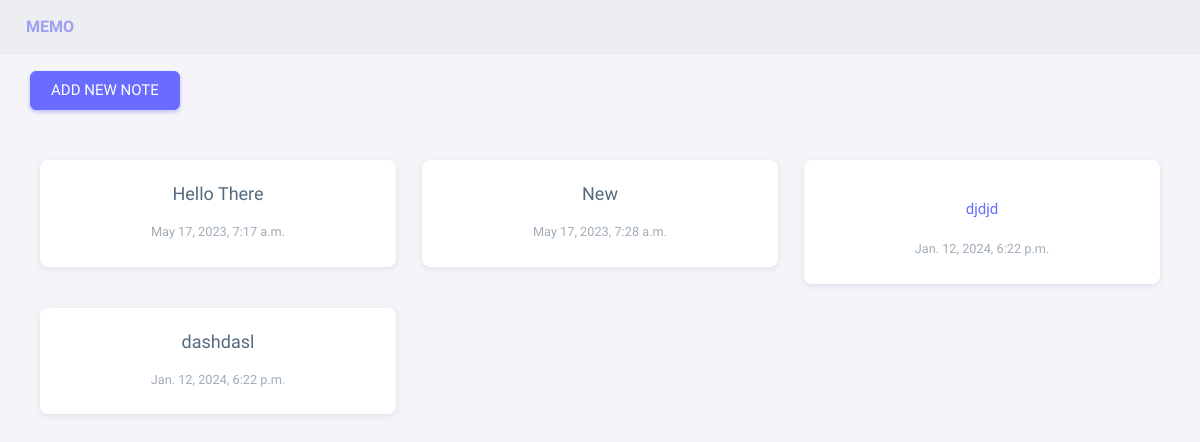
Before: / with the older database file.
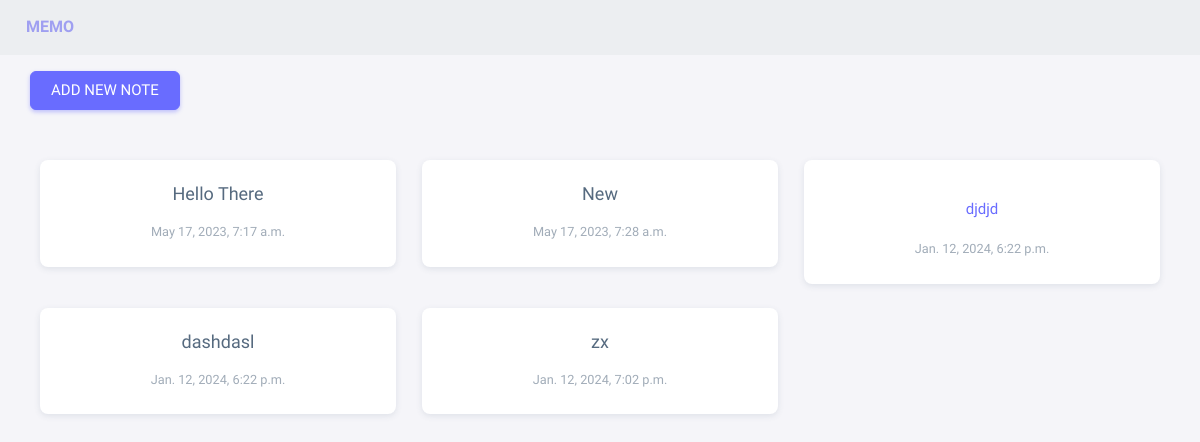
After: the same page with the newer database file.
### home/models.py (models this page shows, shortened)
class notes(models.Model):
    title = models.CharField(max_length=50)
    text = models.TextField()
    time = models.DateTimeField(auto_now_add=True)

### home/views.py (the view, shortened to what this page needs)
# urls.py: path('', views.homeView, name='home'),
def homeView(request):
    my_notes = notes.objects.all()
    context = {'notes': my_notes}
    return render(request, 'home.html', context)

### home/templates/home.html (shortened to what this page needs)
{% extends 'index.html' %}
{% block content %}
<div class="dark">
<div class="col-lg-4 col-md-6" style="padding-left: 30px; padding-bottom: 10px;">
    <div class="mt-3" >
    <button
        type="button"
        class="btn btn-primary"
        data-bs-toggle="modal"
        data-bs-target="#basicModal"
        >
    ADD NEW NOTE
    </button>
    </div>
</div>
</div>
<div class="dark row mb-5" style="padding: 40px;">
    {% for n in notes %}
        <div class="col-sm-6 col-lg-4 mb-4">
            <div id="card" class="card text-center">
                <a href="/note/{{n.id}}">
                <div class="card-body">
                    <h5 class="card-title">{{n.title}}</h5>
                    <p class="card-text">{{n.text}}</p>
                    <p class="card-text"><small class="text-muted">{{n.time}}</small></p>
                </div>
            </a>
            </div>
        </div>
    {% endfor %}
</div>
{% endblock %}

### templates/index.html (shortened to what this page needs)
{% load static %}
<!DOCTYPE html>
<html
  lang="en"
  class="light-style"
  dir="ltr"
  data-theme="theme-default"
  data-assets-path="../assets/"
  data-template="vertical-menu-template-free"
>
  <head>
    <link rel="stylesheet" href="{% static 'assets/vendor/fonts/boxicons.css' %}" />
    <link rel="stylesheet" href="{% static 'assets/vendor/css/core.css' %}" class="template-customizer-core-css" />
    <link rel="stylesheet" href="{% static 'assets/vendor/css/theme-default.css' %}" class="template-customizer-theme-css" />
    <link rel="stylesheet" href="{% static 'assets/css/demo.css' %}" />
    <link rel="stylesheet" href="{% static 'assets/vendor/libs/perfect-scrollbar/perfect-scrollbar.css' %}" />
    <link rel="stylesheet" href="{% static 'assets/css/dark.css' %}" />
  </head>
  <body class="dark">
    <nav class="navbar navbar-example navbar-expand-lg bg-light" >
        <div class="container-fluid" >
          <a class="navbar-brand" href="javascript:void(0)" style="color: rgb(159, 159, 241); font-weight: bolder;">MEMO</a>
        </div>
    </nav>
    {% block content %}
    {% endblock %}
  </body>
</html>

Changed rows visible on the page:
added notes: title "zx", time "Jan. 12, 2024, 7:02 p.m."
